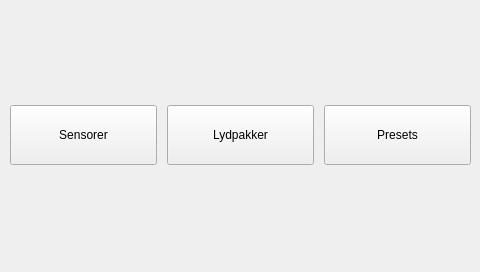
<?xml version="1.0" encoding="UTF-8"?>
<ui version="4.0">
 <class>MainWindow</class>
 <widget class="QMainWindow" name="MainWindow">
  <property name="geometry">
   <rect>
    <x>0</x>
    <y>0</y>
    <width>480</width>
    <height>272</height>
   </rect>
  </property>
  <property name="windowTitle">
   <string>BodyRock3000</string>
  </property>
  <widget class="QWidget" name="centralWidget">
   <widget class="QWidget" name="gridLayoutWidget">
    <property name="geometry">
     <rect>
      <x>0</x>
      <y>0</y>
      <width>481</width>
      <height>271</height>
     </rect>
    </property>
    <layout class="QGridLayout" name="gridLayout">
     <property name="leftMargin">
      <number>10</number>
     </property>
     <property name="rightMargin">
      <number>10</number>
     </property>
     <property name="horizontalSpacing">
      <number>10</number>
     </property>
     <property name="verticalSpacing">
      <number>6</number>
     </property>
     <item row="0" column="1">
      <widget class="QPushButton" name="pushButton_2">
       <property name="minimumSize">
        <size>
         <width>0</width>
         <height>60</height>
        </size>
       </property>
       <property name="text">
        <string>Lydpakker</string>
       </property>
      </widget>
     </item>
     <item row="0" column="2">
      <widget class="QPushButton" name="pushButton_3">
       <property name="minimumSize">
        <size>
         <width>0</width>
         <height>60</height>
        </size>
       </property>
       <property name="text">
        <string>Presets</string>
       </property>
      </widget>
     </item>
     <item row="0" column="0">
      <widget class="QPushButton" name="PushButton_1">
       <property name="minimumSize">
        <size>
         <width>0</width>
         <height>60</height>
        </size>
       </property>
       <property name="text">
        <string>Sensorer</string>
       </property>
      </widget>
     </item>
    </layout>
   </widget>
  </widget>
 </widget>
 <layoutdefault spacing="6" margin="11"/>
 <resources/>
 <connections/>
</ui>
